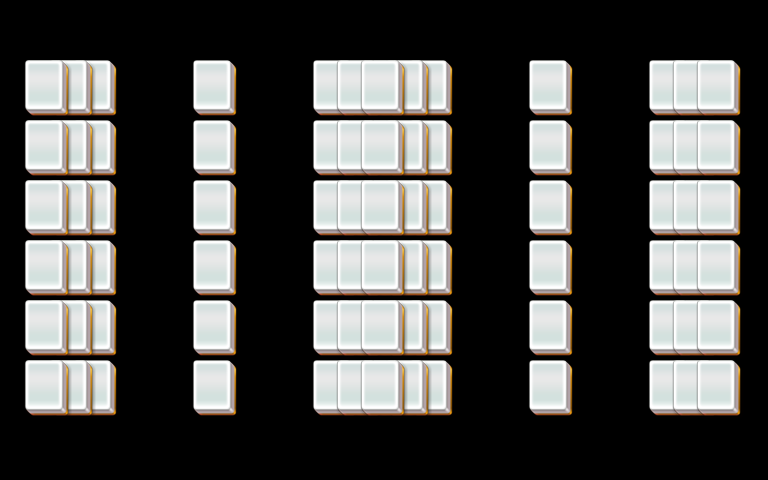

Tiled map render using the project's own tile images. Description and the map definition, with tile-layer contents summarised, below:
An orthogonal 32x16 tile map with 24x30 px tiles, 5 tile layers (layer1, layer2, layer3, layer4, ...).

<map version="1.0" orientation="orthogonal" width="32" height="16" tilewidth="24" tileheight="30">
 <properties>
  <property name="species" value="30" />
 </properties>
 <tileset firstgid="1" name="mahjong" tilewidth="48" tileheight="60">
  <image source="mahjong.png" />
 </tileset>
 <layer name="layer1" width="32" height="16">
  <data>[512 cells, 30 non-empty, 1 distinct tile ids]</data>
 </layer>
 <layer name="layer2" width="32" height="16">
  <data>[512 cells, 24 non-empty, 1 distinct tile ids]</data>
 </layer>
 <layer name="layer3" width="32" height="16">
  <data>[512 cells, 30 non-empty, 1 distinct tile ids]</data>
 </layer>
 <layer name="layer4" width="32" height="16">
  <data>[512 cells, 24 non-empty, 1 distinct tile ids]</data>
 </layer>
 <layer name="layer5" width="32" height="16">
  <data>[512 cells, 18 non-empty, 1 distinct tile ids]</data>
 </layer>
</map>
